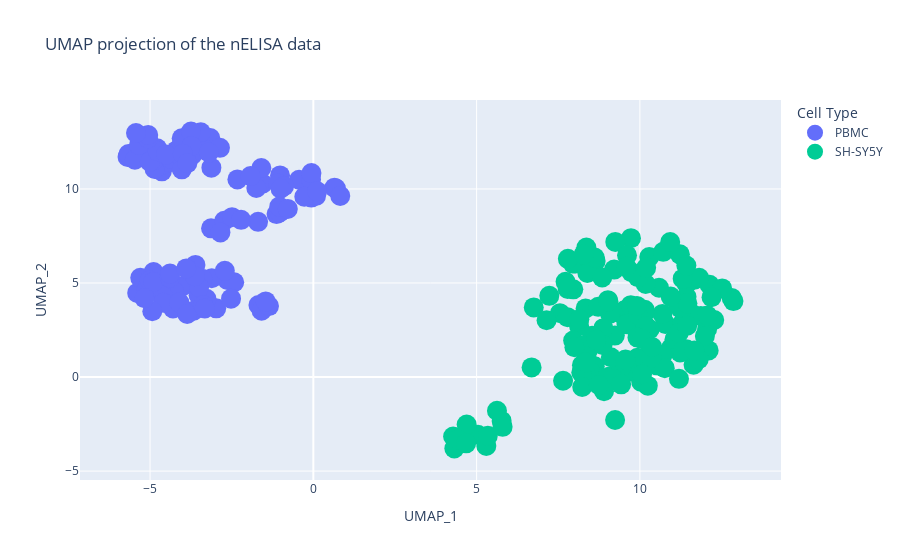
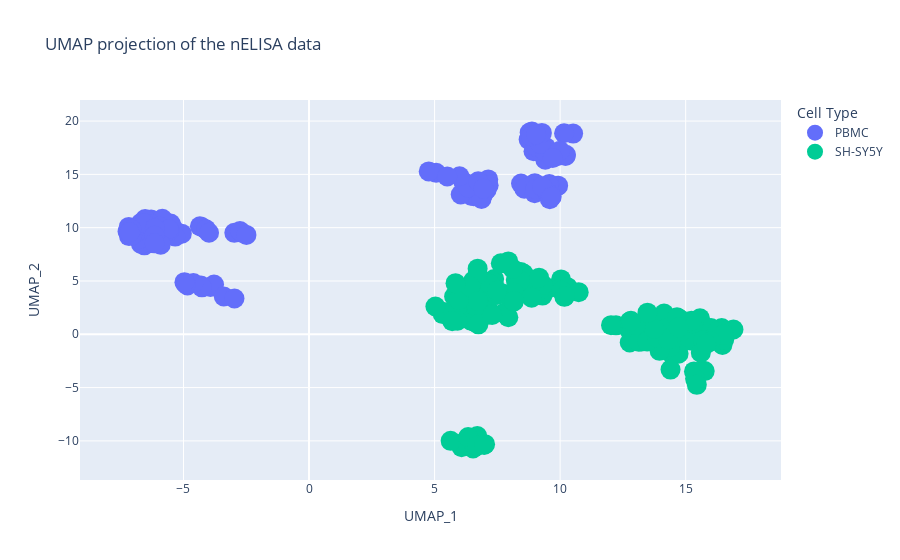
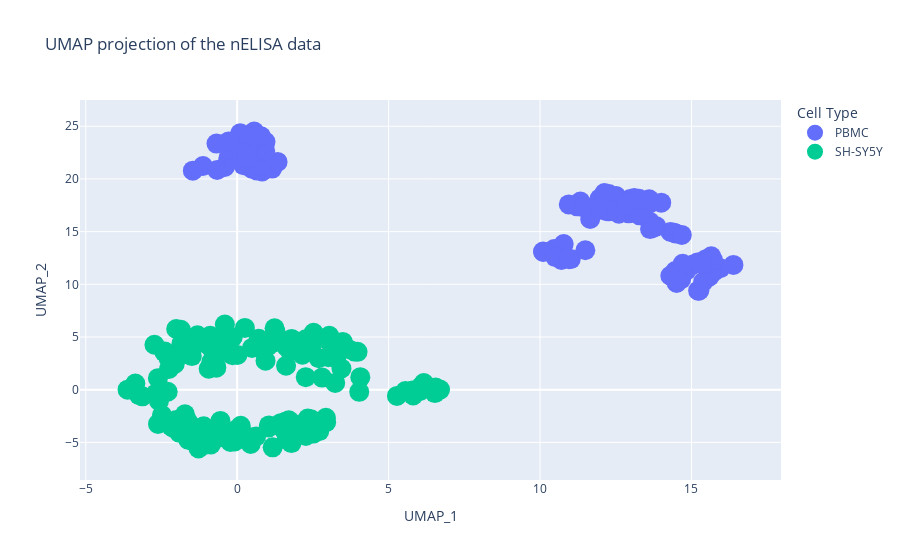

Notebook code for these charts, in order:
### Code cell
def umap_graph(df, df1):
    # UMAP parameters
    umap_df = umap.UMAP(
        n_neighbors=6,
        min_dist=0.8,
        n_components=2,
        metric="cosine",
        spread=1.1,
        init="random",
        random_state=3,
    )

    # fit and transform data
    proj_2d = umap_df.fit_transform(df)

    # plot UMAP
    fig_2d = px.scatter(
        proj_2d,
        x=0,
        y=1,
        color=df1.cell_type,
        labels={"color": "Cell Type"},
        title="UMAP projection of the nELISA data",
    ).update_layout(xaxis_title="UMAP_1", yaxis_title="UMAP_2")

    fig_2d.update_traces(marker={"size": 20})
    fig_2d.show()

    # save UMAP
    fig_2d.write_html("UMAP_projection.html")
    fig_2d.write_image("UMAP_projection.png")


umap_graph(nELISA_data_values, nELISA_data)
umap_graph(nELISA_data_min_max, nELISA_data)
umap_graph(nELISA_data_standard, nELISA_data)

### Figure 1 — Plotly figure (JSON) as saved in the notebook; plotly's stock layout.template omitted (floating-point values rounded to 4 significant figures; data arrays with more than 128 entries replaced by an {"elided": "..."} marker saying what was removed)
{"data": [{"hovertemplate": "Cell Type=PBMC<br>0=%{x}<br>1=%{y}<extra></extra>", "legendgroup": "PBMC", "marker": {"color": "#636efa", "size": 20, "symbol": "circle"}, "mode": "markers", "name": "PBMC", "orientation": "v", "showlegend": true, "type": "scatter", "x": [-4.639, -4.863, -3.122, -4.096, -4.325, -5.394, -5.556, -4.399, -5.689, -5.263, -1.02, -0.4376, -4.483, -3.611, -4.19, -5.382, -4.63, -4.413, 0.6928, -0.07101, -2.634, -5.3, -5.66, -5.465, -5.339, -4.862, -4.892, -4.574, -1.681, -1.584, -4.889, -4.783, -4.372, -4.068, -3.979, -4.626, -3.512, -4.297, -3.316, -4.032, -3.728, -3.157, -4.477, -4.265, -5.106, -3.665, -3.319, -3.446, -3.747, -3.707, -5.012, -4.613, -4.899, -4.594, -2.859, -3.731, -1.693, -3.132, -3.11, -4.103, -4.931, -2.974, -2.729, -2.49, -4.028, -5.007, -4.391, -3.863, -3.272, -3.4, -4.761, -4.507, -1.554, -1.076, -2.213, -2.845, -2.424, -2.521, -0.8955, -0.05828, 0.6473, 0.08402, -5.063, -5.058, -1.358, -1.459, -1.004, -0.05921, 0.05672, 0.8236, -3.997, -5.431, -3.498, -3.629, -0.2766, 0.1171, -1.592, -1.746, -3.858, -3.198, -2.711, -4.389, -2.326, -1.923, -1.126, -1.031, -5.172, -3.37, -3.892, -3.324, -1.043, -0.7823], "xaxis": "x", "y": [10.94, 11.82, 11.13, 11.3, 4.92, 4.472, 11.75, 11.75, 11.7, 12.81, 10.72, 10.49, 5.342, 5.961, 12.05, 12.06, 11.29, 11.42, 10.03, 10.5, 5.165, 5.275, 11.86, 11.56, 12.33, 11.06, 5.578, 4.17, 3.828, 3.524, 11.53, 12.17, 11.61, 12.21, 4.857, 4.606, 4.351, 3.645, 12.58, 12.7, 12.3, 12.71, 4.666, 4.539, 4.662, 3.522, 12.07, 13.01, 13.05, 11.81, 5.132, 4.316, 5.058, 3.947, 12.19, 12.28, 8.252, 7.906, 5.255, 3.963, 3.5, 3.653, 8.307, 8.5, 11.04, 11.45, 5.294, 3.353, 4.162, 5.223, 12.01, 11.83, 10.28, 10.29, 8.356, 7.683, 5.041, 4.168, 10.15, 10.84, 10.07, 9.633, 12.69, 12.87, 3.772, 4.021, 10.01, 9.538, 9.684, 9.628, 11.87, 12.98, 4.773, 5.364, 9.587, 9.875, 11.12, 10.05, 11.36, 11.94, 5.651, 5.499, 10.51, 10.68, 8.663, 8.745, 4.186, 3.822, 5.776, 3.643, 9.061, 8.937], "yaxis": "y"}, {"hovertemplate": "Cell Type=SH-SY5Y<br>0=%{x}<br>1=%{y}<extra></extra>", "legendgroup": "SH-SY5Y", "marker": {"color": "#00cc96", "size": 20, "symbol": "circle"}, "mode": "markers", "name": "SH-SY5Y", "orientation": "v", "showlegend": true, "type": "scatter", "x": {"elided": "142 float values"}, "xaxis": "x", "y": {"elided": "142 float values"}, "yaxis": "y"}], "layout": {"legend": {"title": {"text": "Cell Type"}, "tracegroupgap": 0}, "title": {"text": "UMAP projection of the nELISA data"}, "xaxis": {"anchor": "y", "domain": [0, 1], "title": {"text": "UMAP_1"}}, "yaxis": {"anchor": "x", "domain": [0, 1], "title": {"text": "UMAP_2"}}}}

### Figure 2 — Plotly figure (JSON) as saved in the notebook; plotly's stock layout.template omitted (floating-point values rounded to 4 significant figures; data arrays with more than 128 entries replaced by an {"elided": "..."} marker saying what was removed)
{"data": [{"hovertemplate": "Cell Type=PBMC<br>0=%{x}<br>1=%{y}<extra></extra>", "legendgroup": "PBMC", "marker": {"color": "#636efa", "size": 20, "symbol": "circle"}, "mode": "markers", "name": "PBMC", "orientation": "v", "showlegend": true, "type": "scatter", "x": [6.991, 6.552, 10.52, 10.16, -6.211, -5.432, 6.452, 6.889, 6.417, 6.148, 8.746, 8.94, -5.774, -5.066, 7.072, 6.312, 7.047, 7.137, 9.41, 9.118, -4.346, -4.269, 6.625, 6.041, 6.436, 6.362, -7.17, -6.135, -2.975, -2.657, 7.152, 6.868, 8.442, 8.575, -6.532, -5.511, -7.227, -7.178, 9.236, 8.991, 9.921, 9.886, -6.288, -5.842, -6.427, -6.557, 8.985, 9.569, 9.01, 9.534, -6.528, -5.329, -6.979, -6.272, 9.484, 9.279, -4.307, -3.926, -5.95, -6.7, -6.672, -6.693, -3.783, -4.265, 6.758, 6.326, -5.558, -5.586, -6.771, -6.79, 6.736, 6.948, 8.877, 9.068, -3.395, -2.969, -4.101, -3.982, 9.221, 9.437, 9.407, 10.22, 5.063, 4.767, -2.749, -2.491, 9.215, 9.887, 10.23, 10.16, 5.995, 5.505, -7.045, -5.907, 9.995, 9.703, 8.787, 8.84, 9.588, 9.664, -6.567, -7.075, 9.273, 9.045, -4.84, -4.605, -6.135, -6.154, -7.149, -6.149, -4.91, -4.961], "xaxis": "x", "y": [13.34, 12.95, 18.82, 18.85, 9.657, 9.999, 13.0, 12.92, 13.23, 14.31, 18.26, 17.17, 10.62, 9.44, 13.56, 13.49, 14.22, 14.53, 16.37, 17.15, 10.13, 10.07, 13.16, 13.11, 13.9, 13.79, 9.208, 10.28, 9.515, 9.504, 13.97, 12.69, 14.13, 13.65, 10.26, 10.39, 9.639, 10.07, 13.77, 14.17, 13.94, 13.9, 10.77, 10.84, 9.846, 8.343, 13.23, 14.1, 13.63, 13.99, 10.81, 9.163, 9.844, 10.31, 13.32, 13.87, 4.58, 4.428, 10.12, 10.43, 10.2, 8.474, 4.669, 4.406, 13.9, 13.76, 9.747, 9.855, 8.913, 9.716, 14.36, 13.66, 19.02, 17.57, 3.543, 3.355, 9.842, 9.519, 18.03, 17.53, 17.11, 16.73, 15.14, 15.28, 9.683, 9.324, 17.85, 16.7, 16.84, 16.79, 14.82, 14.8, 9.271, 8.404, 17.22, 16.54, 18.93, 18.57, 12.66, 12.9, 10.42, 9.82, 18.89, 18.75, 4.581, 4.815, 9.948, 9.23, 9.566, 8.528, 4.732, 4.888], "yaxis": "y"}, {"hovertemplate": "Cell Type=SH-SY5Y<br>0=%{x}<br>1=%{y}<extra></extra>", "legendgroup": "SH-SY5Y", "marker": {"color": "#00cc96", "size": 20, "symbol": "circle"}, "mode": "markers", "name": "SH-SY5Y", "orientation": "v", "showlegend": true, "type": "scatter", "x": {"elided": "142 float values"}, "xaxis": "x", "y": {"elided": "142 float values"}, "yaxis": "y"}], "layout": {"legend": {"title": {"text": "Cell Type"}, "tracegroupgap": 0}, "title": {"text": "UMAP projection of the nELISA data"}, "xaxis": {"anchor": "y", "domain": [0, 1], "title": {"text": "UMAP_1"}}, "yaxis": {"anchor": "x", "domain": [0, 1], "title": {"text": "UMAP_2"}}}}

### Figure 3 — Plotly figure (JSON) as saved in the notebook; plotly's stock layout.template omitted (floating-point values rounded to 4 significant figures; data arrays with more than 128 entries replaced by an {"elided": "..."} marker saying what was removed)
{"data": [{"hovertemplate": "Cell Type=PBMC<br>0=%{x}<br>1=%{y}<extra></extra>", "legendgroup": "PBMC", "marker": {"color": "#636efa", "size": 20, "symbol": "circle"}, "mode": "markers", "name": "PBMC", "orientation": "v", "showlegend": true, "type": "scatter", "x": [1.333, 0.8259, 15.22, 15.26, 13.11, 13.16, 1.012, 0.6424, 0.483, 0.4801, 15.6, 15.95, 13.25, 12.92, 0.2031, 1.153, 0.537, -0.1018, 16.39, 15.75, 13.84, 13.63, 1.181, 1.02, 0.5497, 0.9371, 13.66, 12.6, 14.31, 14.49, 0.2405, 0.7443, 0.926, 0.6338, 13.03, 13.4, 11.7, 11.95, 0.7962, 0.9354, 0.56, 0.0912, 12.51, 13.07, 12.98, 11.33, 0.0648, 0.4433, 0.7889, 0.6466, 13.29, 12.7, 13.6, 12.16, 0.4055, 0.09977, 10.49, 10.1, 13.62, 11.22, 11.65, 10.95, 10.47, 10.11, 0.2162, 0.391, 11.66, 12.09, 12.27, 11.97, -0.2905, 0.3345, 14.66, 15.67, 11.5, 10.78, 13.63, 13.73, 14.46, 15.63, 15.46, 15.05, -1.13, -1.464, 14.43, 14.68, 14.84, 15.2, 15.65, 15.71, -0.4092, -0.6612, 12.49, 11.41, 14.71, 15.36, 15.38, 14.3, -0.684, -0.284, 12.26, 13.27, 14.51, 14.5, 10.71, 10.51, 12.88, 12.13, 14.0, 11.95, 11.02, 10.96], "xaxis": "x", "y": [21.62, 20.72, 9.402, 9.423, 18.18, 17.15, 21.36, 20.81, 20.97, 21.84, 10.75, 11.52, 17.04, 16.74, 21.31, 20.98, 22.26, 22.28, 11.84, 11.22, 15.5, 15.93, 21.54, 21.71, 21.68, 22.01, 17.75, 16.7, 14.97, 14.81, 21.85, 21.32, 22.66, 22.72, 17.35, 17.0, 16.58, 17.33, 23.69, 23.52, 24.5, 24.2, 18.38, 17.52, 18.11, 17.86, 23.7, 24.23, 24.05, 24.16, 16.55, 17.18, 18.07, 16.99, 23.92, 24.34, 12.85, 13.11, 17.84, 17.4, 16.94, 17.59, 13.35, 13.08, 22.45, 22.02, 16.2, 17.67, 18.57, 18.13, 21.97, 22.16, 10.5, 11.74, 13.24, 13.82, 15.24, 15.36, 11.26, 11.09, 12.35, 11.87, 21.23, 20.78, 14.9, 14.69, 11.31, 12.07, 12.65, 12.3, 21.13, 20.85, 18.05, 17.32, 11.96, 11.9, 10.23, 10.81, 23.36, 23.56, 16.93, 18.12, 10.13, 10.42, 12.31, 12.59, 17.57, 18.66, 17.75, 17.29, 12.4, 12.39], "yaxis": "y"}, {"hovertemplate": "Cell Type=SH-SY5Y<br>0=%{x}<br>1=%{y}<extra></extra>", "legendgroup": "SH-SY5Y", "marker": {"color": "#00cc96", "size": 20, "symbol": "circle"}, "mode": "markers", "name": "SH-SY5Y", "orientation": "v", "showlegend": true, "type": "scatter", "x": {"elided": "142 float values"}, "xaxis": "x", "y": {"elided": "142 float values"}, "yaxis": "y"}], "layout": {"legend": {"title": {"text": "Cell Type"}, "tracegroupgap": 0}, "title": {"text": "UMAP projection of the nELISA data"}, "xaxis": {"anchor": "y", "domain": [0, 1], "title": {"text": "UMAP_1"}}, "yaxis": {"anchor": "x", "domain": [0, 1], "title": {"text": "UMAP_2"}}}}
